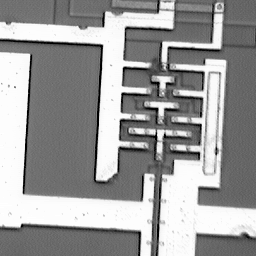
%> input picture Lab 05 - EDGE DETECTION/ic2.tif, 256 x 256 px
$ octave Thanh_Long_NGUYEN_Lab_session_04.m   (GNU Octave 9; MATLAB toolbox functions it lacks are replaced by stand-ins)
%> lines starting %> are read from the running program, lines starting %| are printed output that depends on the picture
### Lab 05 - EDGE DETECTION/interactiveLine.m
function interactiveLine(imgEdge,imgRadon,N);
%FUNCTION interactiveLine(imgEdge,imgRadon,N);
%   Parameters:
%     - imgEdge: Edge image
%     - imgRadon: Radon transform of imgEdge
%     - N: Number of lines to be drawn

% Display the radon transform
figure;
imshow(imgRadon,[]);
colormap(jet);

% Click some points
disp('Select as many points as required')
[X,Y] = ginput(N);

% Display crosses at selected points
hold on;
plot(X,Y,'mx');
hold off;

% Obtain some dimensions
[h w]= size(imgEdge);
[hr wr] = size(imgRadon);

% Display the edge image with overlaid lines
figure;
imshow(imgEdge,[]);
hold on;
for i=1:N,
    [LX LY] = tracedroite(w,h,wr,hr,X(i),Y(i));
    plot(LX,LY);
end
hold off;

### Lab 05 - EDGE DETECTION/Thanh_Long_NGUYEN_Lab_session_04.m
% NGUYEN Thanh-Long
%ImProc Lab05
%%
%%Step 01: Load the image and artifically add some noise
    img = imread('ic2.tif'); %read image
%> img is the input picture: size 256x256 uint8; min 0, max 255, mean 155.2
    imshow(img);
    nimg = imnoise(img,'gaussian',0.05);

    %plot the original image
    figure();
    subplot(1,2,1);
    imshow(img);
    title('Original Image');

    %plot the noised image
    subplot(1,2,2);
    imshow(nimg);
    title('Noised Image');

%% Step 02: de-noise the image
    % Average filtering:
        afnimg01 = uint8(filter2(fspecial('average',2),nimg));
        afnimg02 = uint8(filter2(fspecial('average',5),nimg));
        afnimg03 = uint8(filter2(fspecial('average',50),nimg));

    %Meadian filtering:
        Mdnimg01 = uint8(medfilt2(nimg,[2 2]));
        Mdnimg02 = uint8(medfilt2(nimg,[5 5]));
        Mdnimg03 = uint8(medfilt2(nimg,[50 50]));
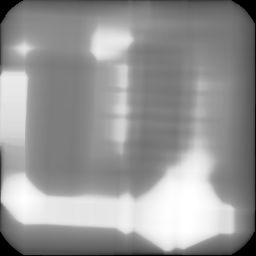
%> Mdnimg03: size 256x256 uint8; min 0, max 255, mean 150.3

    %Wiener filtering:
        Wnnimg01 = uint8(wiener2(nimg,[2 2]));
        Wnnimg02 = uint8(wiener2(nimg,[5 5]));
        Wnnimg03 = uint8(wiener2(nimg,[50 50]));
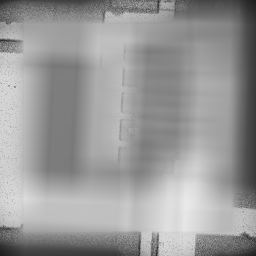
%> Wnnimg03: size 256x256 uint8; min 30, max 234, mean 153.1

    %plot all the output
    figure('Name','outputs');
    imshow([afnimg01 afnimg02 afnimg03;
            Mdnimg01 Mdnimg02 Mdnimg03;
            Wnnimg01 Wnnimg02 Wnnimg03]);
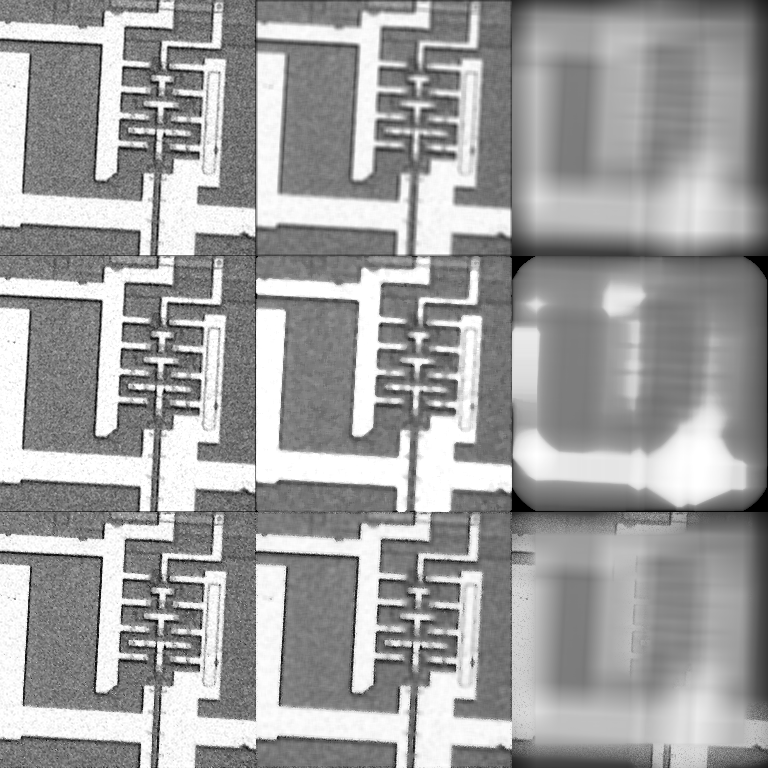
%> displayed picture: size 768x768, on the screen's scale of 0 to 255; min 0, max 255, mean 158.9
    title('De-noise methods - ouputs comparison');

    %plot athe final choice
    figure('Name','Final choice - Weiner filter');
    subplot(1,1,1);
    imshow(Wnnimg02);
    title('Final choice - Weiner filter with 5 5');

%% Step 03: highlight edges:
    % Technique 01:
        % Horizontal Gradient:
            Gx = [0 0 0;1 0 -1; 0 0 0];
            horimage = imfilter(double(Wnnimg02)/255, Gx);

        % Vertical Gradient:
            Gy = [0 1 0;0 0 0; 0 -1 0];
            verimage = imfilter(double(Wnnimg02)/255, Gy);
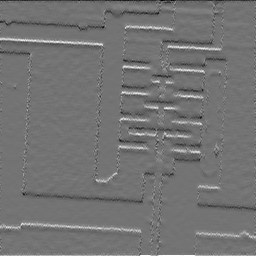
%> verimage: size 256x256 double; min -0.808, max 0.973, mean -0.00028; drawn with min black and max white

        %Norm of Gradient:
            threshhold = graythresh(double(Wnnimg02)/255);
%> threshhold = 0.694
            edgeGrad = sqrt((horimage.^2) + (verimage.^2));
            edgeGrad = im2bw(edgeGrad, threshhold); %binarizing
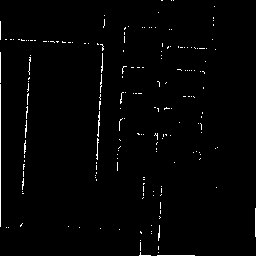
%> edgeGrad: size 256x256 logical; 1.5% white in thin lines or dots
            edgeGrad = bwmorph(edgeGrad, 'thin');
%> edgeGrad: size 256x256 logical; 1.4% white in thin lines or dots

        %plot the Horizontal Gradient
        figure('Name','Edge Gradient');
        subplot(1,3,1);
        imshow(horimage);
        title('Horizontal Gradient');

        %plot the Vertical Gradient
        subplot(1,3,2);
        imshow(verimage);
        title('Vertical Gradient');

        %plot the Gradient
        subplot(1,3,3);
        imshow(edgeGrad);
        title('Gradient');

    % Technique 02: Laplacian
        edgeLap = edge(double(Wnnimg02)/255,'zerocross');
%> edgeLap: size 256x256 logical; 5.9% white in thin lines or dots
        edgeLap = bwmorph(edgeLap, 'thin'); %morphological performance
%> edgeLap: size 256x256 logical; 5.9% white in thin lines or dots

    % Technique 03: Canny Edge Detector
        edgeCan = edge(double(Wnnimg02)/255,'canny');
%> edgeCan: size 256x256 logical; 5.1% white in thin lines or dots
        edgeCan = bwmorph(edgeCan, 'thin'); %morphological performance
%> edgeCan: size 256x256 logical; 4.8% white in thin lines or dots

    %Plotting
        figure('Name','Edge Comparision');

        subplot(1,3,1);
        imshow(edgeGrad);
        title('Gradient');

        subplot(1,3,2);
        imshow(edgeLap);
        title('Laplacian');

        subplot(1,3,3);
        imshow(edgeCan);
        title('Canny');

%% Step 04: Compute the Radon transform:
    Radimg = radon(edgeCan);
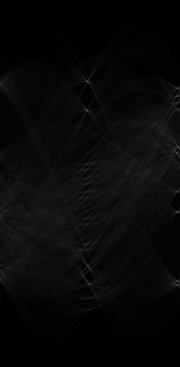
%> Radimg: size 367x180 double; min 0, max 106.4, mean 8.6
    figure('Name','Expected output for the computation of the Radon transform');

    %Plotting
    subplot(1,1,1);
    imshow(Radimg,[]);
    title('Radon transform');
%% Step 05: Choose points in Radon transform and observe associated lines:
    interactiveLine(edgeCan,Radimg,5);
%> in interactiveLine, `colormap(jet);`:
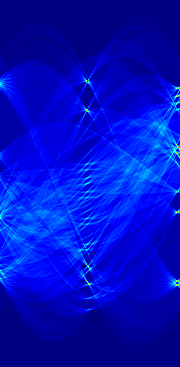
%> displayed picture: size 367x180x3, on the screen's scale of 0 to 255; mean R, G, B 0.2, 15.4, 196.4
%> the run ends on the next line
